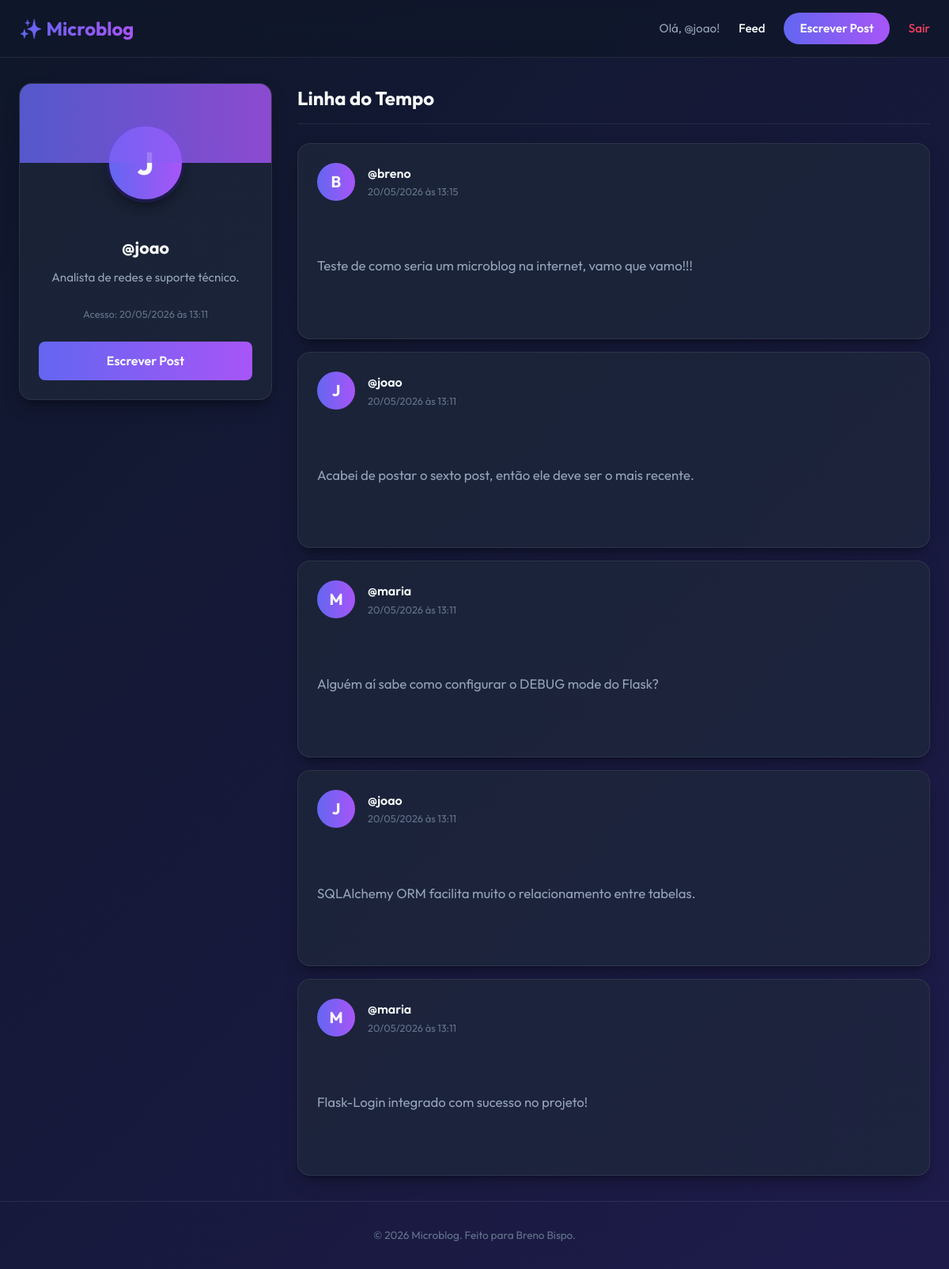
/ (signed in), run on the app's committed database.
### app/models/models.py (models this page shows, shortened)
class User(UserMixin, db.Model):
    __tablename__ = 'users'
    id: Mapped[int] = mapped_column(Integer, primary_key=True)
    username: Mapped[str] = mapped_column(String(64), unique=True, index=True)
    password: Mapped[str] = mapped_column(String(128))
    last_login: Mapped[datetime] = mapped_column(DateTime, default=datetime.utcnow, nullable=True)
    foto: Mapped[str] = mapped_column(String(256), nullable=True)
    bio: Mapped[str] = mapped_column(String(256), nullable=True)
    posts: Mapped[list['Post']] = relationship(back_populates='author')

class Post(db.Model):
    __tablename__ = 'posts'
    id: Mapped[int] = mapped_column(Integer, primary_key=True)
    body: Mapped[str] = mapped_column(String(280))
    timestamp: Mapped[datetime] = mapped_column(DateTime, default=datetime.utcnow)
    user_id: Mapped[int] = mapped_column(ForeignKey('users.id'))
    author: Mapped[User] = relationship(back_populates='posts')

### app/routes.py (the view)
@app.route('/')
@login_required
def index():
    posts = []
    if current_user.is_authenticated:
        current_user.last_login = datetime.utcnow()
        db.session.commit()
        posts = alquimias.get_timeline()
    return render_template('index.html', user=current_user, posts=posts)

### app/alquimias.py (called while the page is built)
def get_timeline():
    stmt = select(Post).order_by(desc(Post.timestamp)).limit(5)
    return db.session.execute(stmt).scalars().all()

### app/models/models.py (called while the page is built)
@login.user_loader
def load_user(id):
    return db.session.get(User, int(id))

### app/templates/index.html (shortened to what this page needs)
{% extends 'base.html' %}
{% block content %}
<div class="feed-layout">
  {% if user %}
  <aside class="profile-card">
    <div class="profile-cover"></div>
    <div class="profile-avatar-container">
      {% if user.foto %}
        <div class="profile-avatar-placeholder" style="display:none;">{{ user.username[0] | upper }}</div>
      {% else %}
        <div class="profile-avatar-placeholder">{{ user.username[0] | upper }}</div>
      {% endif %}
    </div>
    <div class="profile-details">
      <h2>@{{ user.username }}</h2>
      <p class="profile-bio">{% if user.bio %}{{ user.bio }}{% else %}Sem biografia cadastrada. Adicione uma no cadastro!{% endif %}</p>
      {% if user.last_login %}
        <div class="profile-meta">
          <span>Acesso: {{ user.last_login.strftime('%d/%m/%Y às %H:%M') }}</span>
        </div>
      {% endif %}
      <a href="{{ url_for('post') }}" class="btn-primary" id="btn-write-post-main">Escrever Post</a>
    </div>
  </aside>
  {% endif %}
  <section class="posts-section">
    <div class="section-header">
      <h2>Linha do Tempo</h2>
    </div>
    {% if posts %}
      <div class="posts-list">
        {% for post in posts %}
          <article class="post-card-item">
            <div class="post-header">
              {% if post.author.foto %}
                <div class="post-avatar-placeholder" style="display:none;">{{ post.author.username[0] | upper }}</div>
              {% else %}
                <div class="post-avatar-placeholder">{{ post.author.username[0] | upper }}</div>
              {% endif %}
              <div class="post-user-info">
                <span class="post-author-name">@{{ post.author.username }}</span>
                <span class="post-timestamp">{{ post.timestamp.strftime('%d/%m/%Y às %H:%M') }}</span>
              </div>
            </div>
            <div class="post-body">
              <p>{{ post.body }}</p>
            </div>
          </article>
        {% endfor %}
      </div>
    {% else %}
      <div class="empty-feed">
        <p>Ainda não há nenhum post na rede social.</p>
        <a href="{{ url_for('post') }}" class="btn-secondary" id="btn-write-first-post">Criar o primeiro post!</a>
      </div>
    {% endif %}
  </section>
</div>
{% endblock %}

### app/templates/base.html (shortened to what this page needs)
<!DOCTYPE html>
<html lang="pt-br">
<head>
  <link rel="stylesheet" href="{{ url_for('static', filename='style.css') }}">
</head>
<body>
  <nav class="navbar" id="main-nav">
    <div class="nav-container">
      <a href="{{ url_for('index') }}" class="nav-logo" id="logo-link">✨ Microblog</a>
      <div class="nav-links">
        {% if current_user.is_authenticated %}
          <span class="welcome-msg">Olá, @{{ current_user.username }}!</span>
          <a href="{{ url_for('index') }}" class="nav-item" id="nav-home">Feed</a>
          <a href="{{ url_for('post') }}" class="nav-item btn-primary-nav" id="nav-write-post">Escrever Post</a>
          <a href="{{ url_for('logout') }}" class="nav-item nav-logout" id="nav-logout-btn">Sair</a>
        {% else %}
          <a href="{{ url_for('login') }}" class="nav-item" id="nav-login-btn">Entrar</a>
          <a href="{{ url_for('cadastro') }}" class="nav-item btn-primary-nav" id="nav-signup-btn">Cadastrar</a>
        {% endif %}
      </div>
    </div>
  </nav>
  <main class="container">
    <div class="content-wrapper">
      {% block content %}{% endblock %}
    </div>
  </main>
  <footer class="footer">
    <p>© 2026 Microblog. Feito para Breno Bispo.</p>
  </footer>
</body>
</html>

### data on the page
User: username "joao", username "J", bio "Analista de redes e suporte técnico.", last_login "20/05/2026 às 13:11"
Post: author "B", author.username "breno", timestamp "20/05/2026 às 13:15", body "Teste de como seria um microblog na internet, vamo que vamo!!!"
Post: author "J", author.username "joao", timestamp "20/05/2026 às 13:11", body "Acabei de postar o sexto post, então ele deve ser o mais recente."
Post: author "M", author.username "maria", timestamp "20/05/2026 às 13:11", body "Alguém aí sabe como configurar o DEBUG mode do Flask?"
Post: author "J", author.username "joao", timestamp "20/05/2026 às 13:11", body "SQLAlchemy ORM facilita muito o relacionamento entre tabelas."
Post: author "M", author.username "maria", timestamp "20/05/2026 às 13:11", body "Flask-Login integrado com sucesso no projeto!"
